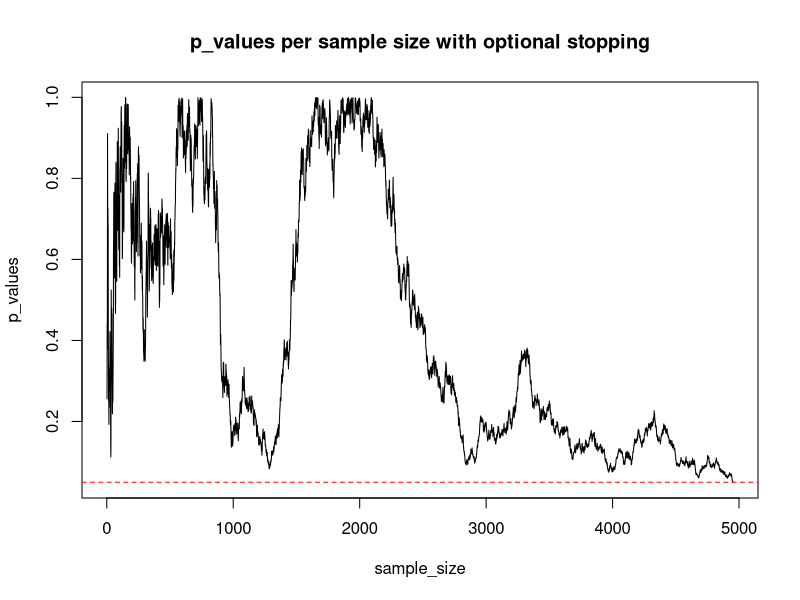
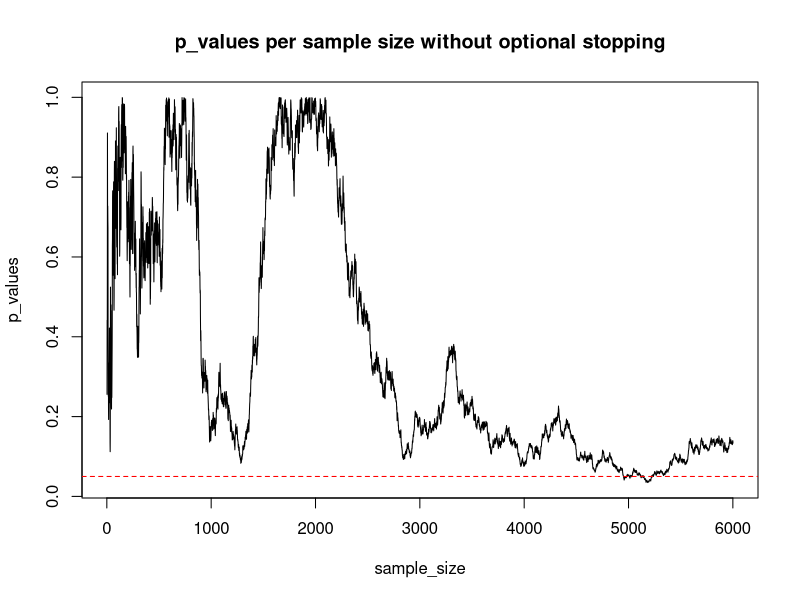
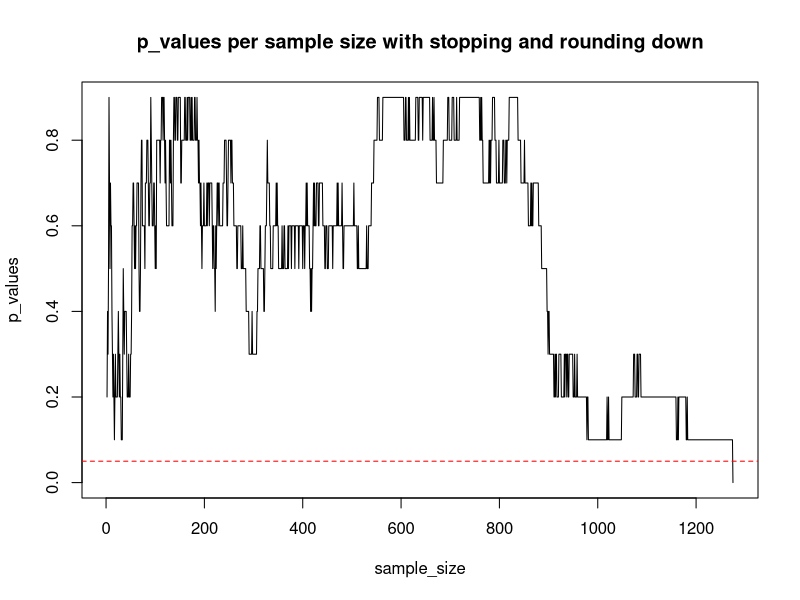

Generate these figures, in order, with R: (Note: a time limit stopped this script after it produced the figures.)
# first plot code
# questionable practice
# vector to store the p values
p_values <- c()

# set seed
set.seed(1)

# vector with the heights
height_nl <- rnorm(1, 177, 10) #the std for nl/mne is 9.7cm rounded up to 10cm
height_mne <- rnorm(1, 177, 10) #the mean for nl is 177.1cm and for mne is 176.6 so rounded for both is 177cm

# loop infinitely
repeat {
  # add a new test result every loop
  height_nl <- append(height_nl, rnorm(1, 177, 10))
  height_mne <- append(height_mne, rnorm(1, 177, 10))
  
  # perform the t-test
  out <- t.test(height_nl, height_mne)
  # append current p value to p_values
  p_values <- append(p_values, out$p.value)
  # if the p value is under 0.05 stop the test
  if (out$p.value < 0.05){
    break
  }
}

# plot the p values
sample_size <- 2:(length(p_values)+1)
plot(sample_size, p_values, type = "l")
abline(h=0.05, col = "red", lty=2) #setting the p-value boundary
title(main="p_values per sample size with optional stopping")

# second plot code
# showing the first plot is wrong
# vector to store the p values
p_values <- c()

# set seed
set.seed(1)

# vector with the heights
height_nl <- rnorm(1, 177, 10)
height_mne <- rnorm(1, 177, 10)

# loop infinitely
for (i in 1:6000) {
  # add a new test result every loop
  height_nl <- append(height_nl, rnorm(1, 177, 10))
  height_mne <- append(height_mne, rnorm(1, 177, 10))
  
  # perform the t-test
  out <- t.test(height_nl, height_mne)
  # append current p value to p_values
  p_values <- append(p_values, out$p.value)
}

# plot the p values
sample_size <- 2:(length(p_values)+1)
plot(sample_size, p_values, type = "l")
abline(h=0.05, col = "red", lty=2) #setting the p-value boundary
title(main="p_values per sample size without optional stopping")

#third plot code
#sequential testing and rounding down p_values

# set seed
set.seed(1)

p_values <- c()
# vector with the heights
height_nl <- rnorm(1, 177, 10) #the std for nl/mne is 9.7cm rounded up to 10cm
height_mne <- rnorm(1, 177, 10) #the mean for nl is 177.1cm and for mne is 176.6 so rounded for both is 177cm

# loop infinitely
repeat {
  # add a new test result every loop
  height_nl <- append(height_nl, rnorm(1, 177, 10))
  height_mne <- append(height_mne, rnorm(1, 177, 10))
  
  # perform the t-test
  out <- t.test(height_nl, height_mne)
  round_out <- floor(out$p.value * 10)/ 10 #rounds down the p_values of out
  # append current p value to p_values
  p_values <- append(p_values,round_out)
  # if the p value is under 0.05 stop the test
  if (round_out < 0.05){
    break
  }
}
# plot the p values
sample_size <- 2:(length(p_values)+1)
plot(sample_size, p_values, type = "l")
abline(h=0.05, col = "red", lty=2) #setting the p-value boundary
title(main="p_values per sample size with stopping and rounding down")


#fourth plot code
#Type one error rate of sequential testing

# set seed
set.seed(1)

# to toggle the rounding down QRP on(TRUE) or off(FALSE)
roundingdown <- TRUE

# init basic vars
samplesize <-10000
type_one_error_rate <- c()
amount_of_sequence_tests <- c()

#for amount of sequence tests

for (g in c(seq(1,10,1),100,500,1000)){
  #init counters
  type_one_error_counter <- 0
  good_test_counter <- 0
  amount_of_sequence_tests <- append(amount_of_sequence_tests,g)
  
  # loop for amount of tests
  for (i in 1:g){
    
    # vector with the heights
    height_nl <- rnorm(1, 177, 10) #the std for nl/mne is 9.7cm rounded up to 10cm
    height_mne <- rnorm(1, 177, 10) #the mean for nl is 177.1cm and for mne is 176.6 so rounded for both is 177cm
    
    # loop for sample size
    for (i in 1:samplesize) {
      # add a new test result every loop
      height_nl <- append(height_nl, rnorm(1, 177, 10))
      height_mne <- append(height_mne, rnorm(1, 177, 10))
      
      # perform the t-test
      out <- t.test(height_nl, height_mne)
      if (roundingdown) {
        round_out <- floor(out$p.value * 10)/ 10 #rounds down the p_values of out
        # if the p value is under 0.05 stop the test
        if (round_out < 0.05){
          type_one_error_counter <- type_one_error_counter + 1
          break
        }
        else if (i == samplesize){
          good_test_counter <- good_test_counter + 1
        }
      }
      # if the p value is under 0.05 stop the test
      else if (out$p.value<0.05){
        type_one_error_counter <- type_one_error_counter + 1
        break
      }
      else if (i == samplesize){
        good_test_counter <- good_test_counter + 1
      }
    }
    
  }
  #calculate error_rate
  error_rate <- type_one_error_counter/(type_one_error_counter+good_test_counter)
  # append type one error rate to the list
  type_one_error_rate <- append(type_one_error_rate,error_rate)
}

# plot the type one error rates
plot(amount_of_sequence_tests, type_one_error_rate, type = "l")
title(main="type one error rate with optional stopping and rounding down")


#fifth plot code
#Type one error rate sequential testing (base case)

# set seed
set.seed(1)

# init basic vars
samplesize <-10000
type_one_error_rate <- c()
amount_of_sequence_tests <- c()

#for amount of sequence tests
for (g in c(seq(1,10,1),100,500,1000)){
  #init counters
  type_one_error_counter <- 0
  good_test_counter <- 0
  amount_of_sequence_tests <- append(amount_of_sequence_tests,g)
  
  # loop for amount of tests
  for (i in 1:g){
    
    # vector with the heights
    height_nl <- rnorm(1, 177, 10) #the std for nl/mne is 9.7cm rounded up to 10cm
    height_mne <- rnorm(1, 177, 10) #the mean for nl is 177.1cm and for mne is 176.6 so rounded for both is 177cm
    
    # loop for sample size
    for (i in 1:samplesize) {
      # add a new test result every loop
      height_nl <- append(height_nl, rnorm(1, 177, 10))
      height_mne <- append(height_mne, rnorm(1, 177, 10))
      
      # perform the t-test
      out <- t.test(height_nl, height_mne)
      if (i == samplesize && out$p.value<0.05){
        good_test_counter <- good_test_counter + 1
      }
      else {
        type_one_error_counter <- type_one_error_counter + 1
      }
    }
    
  }
  #calculate error_rate
  error_rate <- type_one_error_counter/(type_one_error_counter+good_test_counter)
  # append type one error rate to the list
  type_one_error_rate <- append(type_one_error_rate,error_rate)
}

# plot the type one error rates
plot(amount_of_sequence_tests, type_one_error_rate, type = "l")
title(main="type one error rate without optional stopping")

#sixth plot code
#Type one error rate of sequential testing without rounding down

# set seed
set.seed(1)

# to toggle the rounding down QRP on(TRUE) or off(FALSE)
roundingdown <- FALSE

# init basic vars
samplesize <-10000
type_one_error_rate <- c()
amount_of_sequence_tests <- c()

#for amount of sequence tests
for (g in c(seq(1,10,1),100,500,1000)){
  #init counters
  type_one_error_counter <- 0
  good_test_counter <- 0
  amount_of_sequence_tests <- append(amount_of_sequence_tests,g)
  
  # loop for amount of tests
  for (i in 1:g){
    
    # vector with the heights
    height_nl <- rnorm(1, 177, 10) #the std for nl/mne is 9.7cm rounded up to 10cm
    height_mne <- rnorm(1, 177, 10) #the mean for nl is 177.1cm and for mne is 176.6 so rounded for both is 177cm
    
    # loop for sample size
    for (i in 1:samplesize) {
      # add a new test result every loop
      height_nl <- append(height_nl, rnorm(1, 177, 10))
      height_mne <- append(height_mne, rnorm(1, 177, 10))
      
      # perform the t-test
      out <- t.test(height_nl, height_mne)
      if (roundingdown) {
        round_out <- floor(out$p.value * 10)/ 10 #rounds down the p_values of out
        # if the p value is under 0.05 stop the test
        if (round_out < 0.05){
          type_one_error_counter <- type_one_error_counter + 1
          break
        }
        else if (i == samplesize){
          good_test_counter <- good_test_counter + 1
        }
      }
      # if the p value is under 0.05 stop the test
      else if (out$p.value<0.05){
        type_one_error_counter <- type_one_error_counter + 1
        break
      }
      else if (i == samplesize){
        good_test_counter <- good_test_counter + 1
      }
    }
    
  }
  #calculate error_rate
  error_rate <- type_one_error_counter/(type_one_error_counter+good_test_counter)
  # append type one error rate to the list
  type_one_error_rate <- append(type_one_error_rate,error_rate)
}

# plot the type one error rates
plot(amount_of_sequence_tests, type_one_error_rate, type = "l")
title(main="type one error rate with optional stopping")
